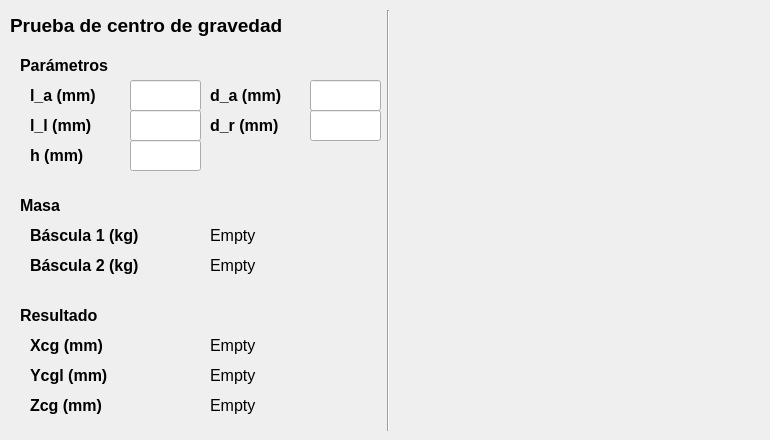
       <widget class="QWidget" name="tab_gravedad">
        <attribute name="title">
         <string>Centro de gravedad</string>
        </attribute>
        <widget class="QLabel" name="label_cog_6">
         <property name="geometry">
          <rect>
           <x>30</x>
           <y>220</y>
           <width>151</width>
           <height>31</height>
          </rect>
         </property>
         <property name="font">
          <font>
           <family>Arial</family>
           <pointsize>12</pointsize>
           <weight>75</weight>
           <bold>true</bold>
          </font>
         </property>
         <property name="frameShape">
          <enum>QFrame::NoFrame</enum>
         </property>
         <property name="text">
          <string>Báscula 1 (kg)</string>
         </property>
        </widget>
        <widget class="QLabel" name="label_cog_B1">
         <property name="geometry">
          <rect>
           <x>210</x>
           <y>220</y>
           <width>161</width>
           <height>31</height>
          </rect>
         </property>
         <property name="font">
          <font>
           <family>Arial</family>
           <pointsize>12</pointsize>
          </font>
         </property>
         <property name="frameShape">
          <enum>QFrame::NoFrame</enum>
         </property>
         <property name="frameShadow">
          <enum>QFrame::Sunken</enum>
         </property>
         <property name="text">
          <string>Empty</string>
         </property>
        </widget>
        <widget class="QLabel" name="label_cog_B2">
         <property name="geometry">
          <rect>
           <x>210</x>
           <y>250</y>
           <width>161</width>
           <height>31</height>
          </rect>
         </property>
         <property name="font">
          <font>
           <family>Arial</family>
           <pointsize>12</pointsize>
          </font>
         </property>
         <property name="frameShape">
          <enum>QFrame::NoFrame</enum>
         </property>
         <property name="frameShadow">
          <enum>QFrame::Sunken</enum>
         </property>
         <property name="text">
          <string>Empty</string>
         </property>
        </widget>
        <widget class="QLabel" name="label_cog_7">
         <property name="geometry">
          <rect>
           <x>30</x>
           <y>250</y>
           <width>151</width>
           <height>31</height>
          </rect>
         </property>
         <property name="font">
          <font>
           <family>Arial</family>
           <pointsize>12</pointsize>
           <weight>75</weight>
           <bold>true</bold>
          </font>
         </property>
         <property name="frameShape">
          <enum>QFrame::NoFrame</enum>
         </property>
         <property name="text">
          <string>Báscula 2 (kg)</string>
         </property>
        </widget>
        <widget class="QLabel" name="label_cog_tit_2">
         <property name="geometry">
          <rect>
           <x>20</x>
           <y>190</y>
           <width>131</width>
           <height>31</height>
          </rect>
         </property>
         <property name="font">
          <font>
           <family>Arial</family>
           <pointsize>12</pointsize>
           <weight>75</weight>
           <bold>true</bold>
          </font>
         </property>
         <property name="frameShape">
          <enum>QFrame::NoFrame</enum>
         </property>
         <property name="text">
          <string>Masa</string>
         </property>
        </widget>
        <widget class="QLabel" name="label_cog_titulo">
         <property name="geometry">
          <rect>
           <x>10</x>
           <y>10</y>
           <width>361</width>
           <height>31</height>
          </rect>
         </property>
         <property name="font">
          <font>
           <family>Arial</family>
           <pointsize>14</pointsize>
           <weight>75</weight>
           <bold>true</bold>
          </font>
         </property>
         <property name="text">
          <string>Prueba de centro de gravedad</string>
         </property>
        </widget>
        <widget class="Line" name="line_3">
         <property name="geometry">
          <rect>
           <x>380</x>
           <y>10</y>
           <width>16</width>
           <height>421</height>
          </rect>
         </property>
         <property name="orientation">
          <enum>Qt::Vertical</enum>
         </property>
        </widget>
        <widget class="QLabel" name="label_img">
         <property name="geometry">
          <rect>
           <x>400</x>
           <y>10</y>
           <width>361</width>
           <height>421</height>
          </rect>
         </property>
         <property name="text">
          <string/>
         </property>
         <property name="pixmap">
          <pixmap>param_prb_cog.jpg</pixmap>
         </property>
         <property name="scaledContents">
          <bool>true</bool>
         </property>
        </widget>
        <widget class="QLabel" name="label_cog_Xcg">
         <property name="geometry">
          <rect>
           <x>210</x>
           <y>330</y>
           <width>101</width>
           <height>31</height>
          </rect>
         </property>
         <property name="font">
          <font>
           <family>Arial</family>
           <pointsize>12</pointsize>
          </font>
         </property>
         <property name="frameShape">
          <enum>QFrame::NoFrame</enum>
         </property>
         <property name="frameShadow">
          <enum>QFrame::Sunken</enum>
         </property>
         <property name="text">
          <string>Empty</string>
         </property>
        </widget>
        <widget class="QLabel" name="label_cog_Zcg">
         <property name="geometry">
          <rect>
           <x>210</x>
           <y>390</y>
           <width>101</width>
           <height>31</height>
          </rect>
         </property>
         <property name="font">
          <font>
           <family>Arial</family>
           <pointsize>12</pointsize>
          </font>
         </property>
         <property name="frameShape">
          <enum>QFrame::NoFrame</enum>
         </property>
         <property name="frameShadow">
          <enum>QFrame::Sunken</enum>
         </property>
         <property name="text">
          <string>Empty</string>
         </property>
        </widget>
        <widget class="QLabel" name="label_cog_8">
         <property name="geometry">
          <rect>
           <x>30</x>
           <y>330</y>
           <width>131</width>
           <height>31</height>
          </rect>
         </property>
         <property name="font">
          <font>
           <family>Arial</family>
           <pointsize>12</pointsize>
           <weight>75</weight>
           <bold>true</bold>
          </font>
         </property>
         <property name="frameShape">
          <enum>QFrame::NoFrame</enum>
         </property>
         <property name="text">
          <string>Xcg (mm)</string>
         </property>
        </widget>
        <widget class="QLabel" name="label_cog_Ycg">
         <property name="geometry">
          <rect>
           <x>210</x>
           <y>360</y>
           <width>101</width>
           <height>31</height>
          </rect>
         </property>
         <property name="font">
          <font>
           <family>Arial</family>
           <pointsize>12</pointsize>
          </font>
         </property>
         <property name="frameShape">
          <enum>QFrame::NoFrame</enum>
         </property>
         <property name="frameShadow">
          <enum>QFrame::Sunken</enum>
         </property>
         <property name="text">
          <string>Empty</string>
         </property>
        </widget>
        <widget class="QLabel" name="label_cog_9">
         <property name="geometry">
          <rect>
           <x>30</x>
           <y>360</y>
           <width>131</width>
           <height>31</height>
          </rect>
         </property>
         <property name="font">
          <font>
           <family>Arial</family>
           <pointsize>12</pointsize>
           <weight>75</weight>
           <bold>true</bold>
          </font>
         </property>
         <property name="frameShape">
          <enum>QFrame::NoFrame</enum>
         </property>
         <property name="text">
          <string>Ycgl (mm)</string>
         </property>
        </widget>
        <widget class="QLabel" name="label_cog_tit_3">
         <property name="geometry">
          <rect>
           <x>20</x>
           <y>300</y>
           <width>131</width>
           <height>31</height>
          </rect>
         </property>
         <property name="font">
          <font>
           <family>Arial</family>
           <pointsize>12</pointsize>
           <weight>75</weight>
           <bold>true</bold>
          </font>
         </property>
         <property name="frameShape">
          <enum>QFrame::NoFrame</enum>
         </property>
         <property name="text">
          <string>Resultado</string>
         </property>
        </widget>
        <widget class="QLabel" name="label_cog_10">
         <property name="geometry">
          <rect>
           <x>30</x>
           <y>390</y>
           <width>131</width>
           <height>31</height>
          </rect>
         </property>
         <property name="font">
          <font>
           <family>Arial</family>
           <pointsize>12</pointsize>
           <weight>75</weight>
           <bold>true</bold>
          </font>
         </property>
         <property name="frameShape">
          <enum>QFrame::NoFrame</enum>
         </property>
         <property name="text">
          <string>Zcg (mm)</string>
         </property>
        </widget>
        <widget class="QLabel" name="label_cog_4">
         <property name="geometry">
          <rect>
           <x>210</x>
           <y>80</y>
           <width>91</width>
           <height>31</height>
          </rect>
         </property>
         <property name="font">
          <font>
           <family>Arial</family>
           <pointsize>12</pointsize>
           <weight>75</weight>
           <bold>true</bold>
          </font>
         </property>
         <property name="frameShape">
          <enum>QFrame::NoFrame</enum>
         </property>
         <property name="text">
          <string>d_a (mm)</string>
         </property>
        </widget>
        <widget class="QLabel" name="label_cog_1">
         <property name="geometry">
          <rect>
           <x>30</x>
           <y>80</y>
           <width>91</width>
           <height>31</height>
          </rect>
         </property>
         <property name="font">
          <font>
           <family>Arial</family>
           <pointsize>12</pointsize>
           <weight>75</weight>
           <bold>true</bold>
          </font>
         </property>
         <property name="frameShape">
          <enum>QFrame::NoFrame</enum>
         </property>
         <property name="text">
          <string>l_a (mm)</string>
         </property>
        </widget>
        <widget class="QLabel" name="label_cog_2">
         <property name="geometry">
          <rect>
           <x>30</x>
           <y>110</y>
           <width>91</width>
           <height>31</height>
          </rect>
         </property>
         <property name="font">
          <font>
           <family>Arial</family>
           <pointsize>12</pointsize>
           <weight>75</weight>
           <bold>true</bold>
          </font>
         </property>
         <property name="frameShape">
          <enum>QFrame::NoFrame</enum>
         </property>
         <property name="text">
          <string>l_l (mm)</string>
         </property>
        </widget>
        <widget class="QLabel" name="label_cog_5">
         <property name="geometry">
          <rect>
           <x>210</x>
           <y>110</y>
           <width>91</width>
           <height>31</height>
          </rect>
         </property>
         <property name="font">
          <font>
           <family>Arial</family>
           <pointsize>12</pointsize>
           <weight>75</weight>
           <bold>true</bold>
          </font>
         </property>
         <property name="frameShape">
          <enum>QFrame::NoFrame</enum>
         </property>
         <property name="text">
          <string>d_r (mm)</string>
         </property>
        </widget>
        <widget class="QLabel" name="label_cog_tit_1">
         <property name="geometry">
          <rect>
           <x>20</x>
           <y>50</y>
           <width>131</width>
           <height>31</height>
          </rect>
         </property>
         <property name="font">
          <font>
           <family>Arial</family>
           <pointsize>12</pointsize>
           <weight>75</weight>
           <bold>true</bold>
          </font>
         </property>
         <property name="frameShape">
          <enum>QFrame::NoFrame</enum>
         </property>
         <property name="text">
          <string>Parámetros</string>
         </property>
        </widget>
        <widget class="QLabel" name="label_cog_3">
         <property name="geometry">
          <rect>
           <x>30</x>
           <y>140</y>
           <width>91</width>
           <height>31</height>
          </rect>
         </property>
         <property name="font">
          <font>
           <family>Arial</family>
           <pointsize>12</pointsize>
           <weight>75</weight>
           <bold>true</bold>
          </font>
         </property>
         <property name="frameShape">
          <enum>QFrame::NoFrame</enum>
         </property>
         <property name="text">
          <string>h (mm)</string>
         </property>
        </widget>
        <widget class="QLineEdit" name="edit_cog_la">
         <property name="geometry">
          <rect>
           <x>130</x>
           <y>80</y>
           <width>71</width>
           <height>31</height>
          </rect>
         </property>
         <property name="font">
          <font>
           <family>Arial</family>
           <pointsize>12</pointsize>
          </font>
         </property>
        </widget>
        <widget class="QLineEdit" name="edit_cog_ll">
         <property name="geometry">
          <rect>
           <x>130</x>
           <y>110</y>
           <width>71</width>
           <height>31</height>
          </rect>
         </property>
         <property name="font">
          <font>
           <family>Arial</family>
           <pointsize>12</pointsize>
          </font>
         </property>
        </widget>
        <widget class="QLineEdit" name="edit_cog_h">
         <property name="geometry">
          <rect>
           <x>130</x>
           <y>140</y>
           <width>71</width>
           <height>31</height>
          </rect>
         </property>
         <property name="font">
          <font>
           <family>Arial</family>
           <pointsize>12</pointsize>
          </font>
         </property>
        </widget>
        <widget class="QLineEdit" name="edit_cog_da">
         <property name="geometry">
          <rect>
           <x>310</x>
           <y>80</y>
           <width>71</width>
           <height>31</height>
          </rect>
         </property>
         <property name="font">
          <font>
           <family>Arial</family>
           <pointsize>12</pointsize>
          </font>
         </property>
        </widget>
        <widget class="QLineEdit" name="edit_cog_dr">
         <property name="geometry">
          <rect>
           <x>310</x>
           <y>110</y>
           <width>71</width>
           <height>31</height>
          </rect>
         </property>
         <property name="font">
          <font>
           <family>Arial</family>
           <pointsize>12</pointsize>
          </font>
         </property>
        </widget>
       </widget>
